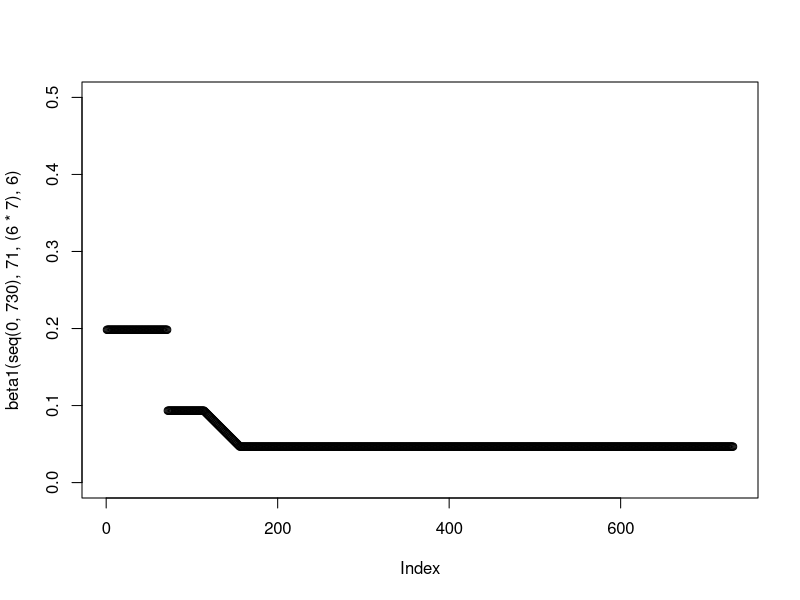
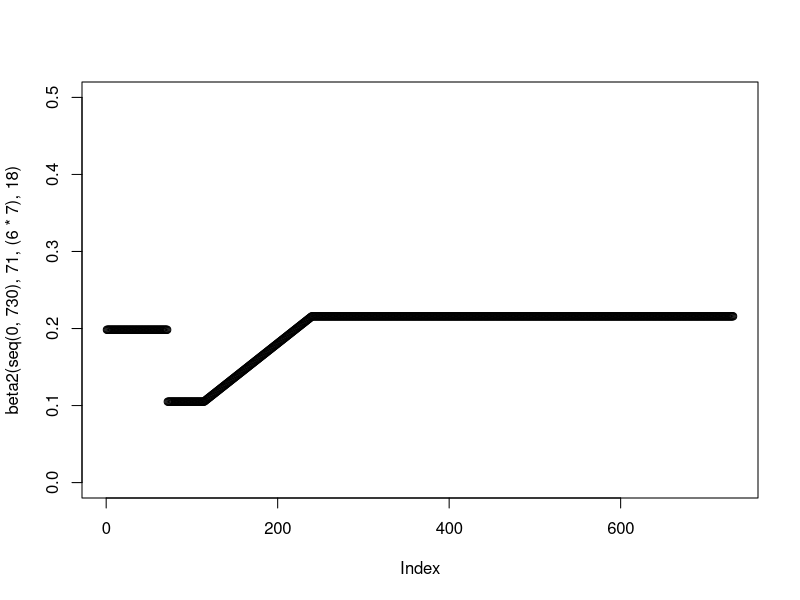
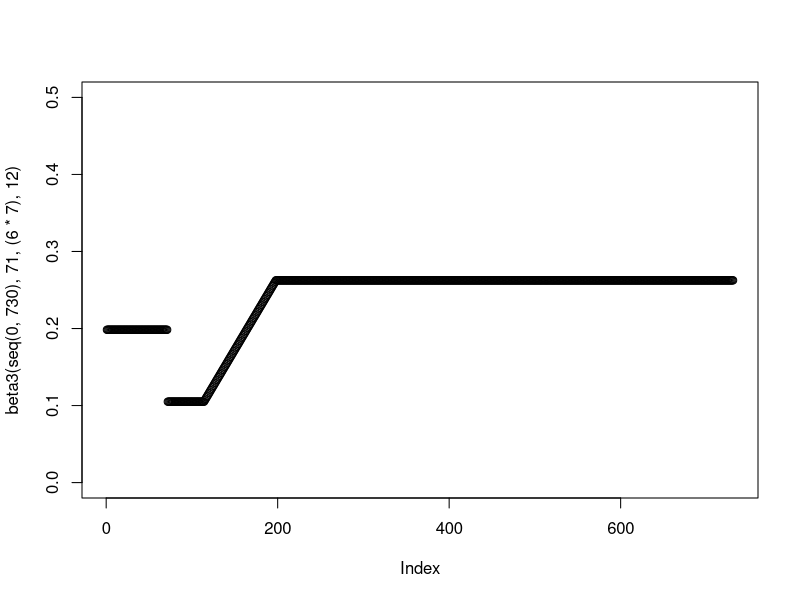
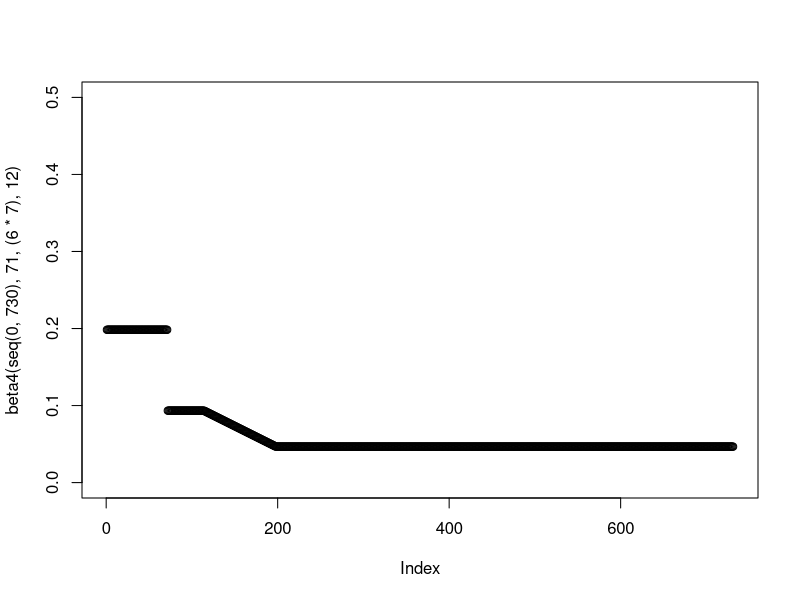

Here is the R script that generated these plots, in order:
setwd("C:/Users/amorg/Documents/PhD/nCoV Work/Figures/Enhanced Shielding/New") # This is where the plots Output
rm(list=ls())
library("deSolve"); library("ggplot2"); library("ggpubr"); library("reshape2"); library("Cairo")

#### Model Functions - Gen Time/ Betas/ODEs ####
#Function to calculate the Generation time (1/gamma) parameter
GenTime <- function(T2, R0) {
  G = T2 * ((R0-1)/log(2))
  return(G)
}

#Functions for the 4 Betas in the model - Plotting function visualises the beta(t) throughout the model run
beta1 <- function(time, tstart1, tdur, tdur2) {
  gamma <- 1/(GenTime(3.3,2.8))
  beta1_2 <- 0.4*(gamma)
  betalin <- approxfun(x=c(tstart1+tdur, tstart1+tdur+(tdur2*7)), y = c(0.8*(gamma), beta1_2), method="linear", rule  =2)
  ifelse((time >= tstart1 & time <= tstart1+tdur), 
         0.8*(gamma), #Phase 2
         ifelse((time >= tstart1+tdur & time <= tstart1+tdur+(tdur2*7)), 
                betalin(time), #Phase 3
                ifelse((time >= tstart1+tdur+(tdur2*7) & time <= 730),
                       beta1_2, #Phase 4
                       1.7*(gamma))))} #Phase 1

plot(beta1(seq(0,730), 71, (6*7), 6), ylim = c(0,0.5))

beta2 <- function(time, tstart1, tdur, tdur2) {
  gamma <- 1/(GenTime(3.3,2.8))
  beta1_2 <- 1.85*gamma
  betalin <- approxfun(x=c(tstart1+tdur, tstart1+tdur+(tdur2*7)), y = c(0.9*(gamma), beta1_2), method="linear", rule  =2)
  ifelse((time >= tstart1 & time <= tstart1+tdur), 
         0.9*(gamma), #Phase 2
         ifelse((time >= tstart1+tdur & time <= tstart1+tdur+(tdur2*7)),
                betalin(time), #Phase 3
                ifelse((time >= tstart1+tdur+(tdur2*7) & time <= 730),
                       beta1_2, #Phase 4
                       1.7*(gamma))))} #Phase 1

plot(beta2(seq(0,730), 71, (6*7), 18), ylim = c(0,0.5))

beta3 <- function(time, tstart1, tdur,tdur2) {
  gamma <- 1/(GenTime(3.3,2.8))
  beta1_2 <- 2.25*gamma 
  betalin <- approxfun(x=c(tstart1+tdur, tstart1+tdur+(tdur2*7)), y = c(0.9*(gamma), beta1_2), method="linear", rule  =2)
  ifelse((time >= tstart1 & time <= tstart1+tdur),
         0.9*(gamma), #Phase 2
         ifelse((time >= tstart1+tdur & time <= tstart1+tdur+(tdur2*7)),
                betalin(time), #Phase 3
                ifelse((time >= tstart1+tdur+(tdur2*7) & time <= 730),
                       beta1_2, #Phase 4
                       1.7*(gamma))))} #Phase 1

plot(beta3(seq(0,730), 71, (6*7), 12), ylim = c(0,0.5))

beta4 <- function(time,tstart1,tdur, tdur2) {
  gamma <- 1/(GenTime(3.3,2.8))
  beta1_2 <- 0.4*(gamma)
  betalin <- approxfun(x=c(tstart1+tdur, tstart1+tdur+(tdur2*7)), y = c(0.8*(gamma), beta1_2), method="linear", rule  =2)
  ifelse((time >= tstart1 & time <= tstart1+tdur), 
         0.8*(gamma), #Phase 2
         ifelse((time >= tstart1+tdur & time <= tstart1+tdur+(tdur2*7)), 
                betalin(time), #Phase 3
                ifelse((time >= tstart1+tdur+(tdur2*7) & time <= 730),
                       beta1_2, #Phase 4
                       1.7*(gamma))))} #Phase 1

plot(beta4(seq(0,730), 71, (6*7), 12), ylim = c(0,0.5))

#ODEs for the Enhanced Shielding Model - Remainder is split into 3 sub-groups
SIRS <- function(time, state, parameters) {
  with(as.list(c(state, parameters)), {
    beta1 <- beta1(time,tstart1,tdur,tdur2)
    beta2 <- beta2(time,tstart1,tdur,tdur2)
    beta3 <- beta3(time,tstart1,tdur,tdur2)
    beta4 <- beta4(time,tstart1,tdur,tdur2)
    
    dSv = - beta1*Iv*Sv - beta1*Is*Sv - beta4*Ir1*Sv - beta4*Ir2*Sv - beta4*Ir3*Sv + zeta*Rv
    dSs = - beta1*Iv*Ss - beta1*Is*Ss - beta2*Ir1*Ss - beta2*Ir2*Ss - beta2*Ir3*Ss + zeta*Rs
    dSr1 = - beta4*Iv*Sr1 - beta2*Is*Sr1 - beta3*Ir1*Sr1 - beta3*Ir2*Sr1 - beta3*Ir3*Sr1 + zeta*Rr1
    dSr2 = - beta4*Iv*Sr2 - beta2*Is*Sr2 - beta3*Ir1*Sr2 - beta3*Ir2*Sr2 - beta3*Ir3*Sr2 + zeta*Rr2
    dSr3 = - beta4*Iv*Sr3 - beta2*Is*Sr3 - beta3*Ir1*Sr3 - beta3*Ir2*Sr3 - beta3*Ir3*Sr3 + zeta*Rr3
    
    dIv = beta1*Iv*Sv + beta1*Is*Sv + beta4*Ir1*Sv + beta4*Ir2*Sv + beta4*Ir3*Sv - gamma*Iv
    dIs = beta1*Iv*Ss + beta1*Is*Ss + beta2*Ir1*Ss + beta2*Ir2*Ss + beta2*Ir3*Ss - gamma*Is
    dIr1 = beta4*Iv*Sr1 + beta2*Is*Sr1 + beta3*Ir1*Sr1 + beta3*Ir2*Sr1 + beta3*Ir3*Sr1 - gamma*Ir1
    dIr2 = beta4*Iv*Sr2 + beta2*Is*Sr2 + beta3*Ir1*Sr2 + beta3*Ir2*Sr2 + beta3*Ir3*Sr2 - gamma*Ir2
    dIr3 = beta4*Iv*Sr3 + beta2*Is*Sr3 + beta3*Ir1*Sr3 + beta3*Ir2*Sr3 + beta3*Ir3*Sr3 - gamma*Ir3
    
    dRv = gamma*Iv - zeta*Rv 
    dRs = gamma*Is - zeta*Rs
    dRr1 = gamma*Ir1 - zeta*Rr1
    dRr2 = gamma*Ir2 - zeta*Rr2
    dRr3 = gamma*Ir3 - zeta*Rr3

    return(list(c(dSv, dSs, dSr1, dSr2, dSr3,
                  dIv, dIs, dIr1, dIr2, dIr3,
                  dRv, dRs, dRr1, dRr2, dRr3)))
  })
}

#### Running the Model w/ Parameters ####

#Initial Conditions, Times, Parameters and Phase Timings 
init <- c(Sv = 0.2 - 0.0001*0.2, Ss = 0.2 - 0.0001*0.2, 
          Sr1 = 0.2 - 0.0001*0.2, Sr2 = 0.2 - 0.0001*0.2, Sr3 = 0.2 - 0.0001*0.2,
          
          Iv = 0.0001*0.2, Is = 0.0001*0.2, Ir1 = 0.0001*0.2, Ir2 = 0.0001*0.2, Ir3 = 0.0001*0.2,   
          Rv= 0, Rs = 0, Rr1 = 0, Rr2 = 0, Rr3 = 0)

times <- seq(0, 478, by = 1)

#### Altering the Duration of Phase 3 - 12/6/18 Weeks ####
#### 12 Weeks ####
#Parameters - TDUR is 12 Weeks 
parms = c(gamma = 1/(GenTime(3.3,2.8)), 
          zeta = 1/365,
          tstart1 = 71, 
          tdur = 6*7,
          tdur2 = 12) 

out1 <- data.frame(ode(y = init, func = SIRS, times = times, parms = parms))

#Altering the output dataframe so that N=1
out1$RemS <- out1$Sr1 + out1$Sr2 + out1$Sr3; out1$RemI <- out1$Ir1 + out1$Ir2 + out1$Ir3; out1$RemR <- out1$Rr1 + out1$Rr2 + out1$Rr3
out1$Sv <- out1$Sv/0.20; out1$Ss <- out1$Ss/0.20; out1$RemS <- out1$RemS/0.60
out1$Iv <- out1$Iv/0.20; out1$Is <- out1$Is/0.20; out1$RemI <- out1$RemI/0.60
out1$Rv <- out1$Rv/0.20; out1$Rs <- out1$Rs/0.20; out1$RemR <- out1$RemR/0.60
out1$Beta1 <- beta1(times, 71, (6*7), parms[[5]]*7)
out1$Beta2 <- beta2(times, 71, (6*7), parms[[5]]*7)
out1$Beta3 <- beta3(times, 71, (6*7), parms[[5]]*7)
out1$Beta4 <- beta4(times, 71, (6*7), parms[[5]]*7)

#Phases altered for the new TDUR = 12
phase1 <- data.frame(xmin=0, xmax=71, ymin=-Inf, ymax=Inf, name = "P1")
phase2 <- data.frame(xmin=71, xmax=71+(6*7), ymin=-Inf, ymax=Inf, name = "P2")
phase3 <- data.frame(xmin=71+(6*7), xmax=71+(6*7)+parms[[5]]*7, ymin=-Inf, ymax=Inf, name = "P3")
phase4 <- data.frame(xmin=71+(6*7)+parms[[5]]*7, xmax=Inf, ymin=-Inf, ymax=Inf, name = "P4")

#Naming the Output Columns
colnames(out1) <- c("Time", "Suscv", "Suscs", "Suscr1", "Suscr2","Suscr3", 
                    "Infected_Iv", "Infected_Is", "Infected_Ir1", "Infected_Ir2", "Infected_Ir3", 
                    "Recovv", "Recovs", "Recovr1", "Recovr2", "Recovr2",
                    "RemSusc", "RemInf", "RemRecov",
                    "Beta_1", "Beta_2", "Beta_3", "Beta_4")

#Input for ggplot
statsinfecv <- melt(out1, id.vars = c("Time"), measure.vars = c("Infected_Iv", "Infected_Is", "RemInf"))
statsinfecv$variable <- factor(statsinfecv$variable, levels=rev(levels(statsinfecv$variable)))

#Plotting
pinf12 <- ggplot(data = statsinfecv, aes(x = (Time), y = value, col = variable))  + theme_bw() +
  labs(x ="Time (Days)", y = "Proportion Infected") + scale_y_continuous(limits = c(0,0.07), expand = c(0,0)) +
  theme(legend.position = "none", legend.title = element_blank(), legend.text=element_text(size=14),  axis.text=element_text(size=14),
        axis.title.y=element_text(size=14),axis.title.x = element_blank(), 
        legend.spacing.x = unit(0.3, 'cm'), plot.margin=unit(c(0.7,0.7,0.8,0.8),"cm")) + scale_x_continuous(expand = c(0, 0)) + 
  scale_color_manual(values=c('blue','darkgreen','red'), labels= c("General", "Shielders", "Vulnerable")) +
  geom_rect(data=phase2, aes(xmin=xmin, xmax=xmax, ymin=ymin, ymax=ymax), fill="grey", alpha=0.5, inherit.aes = FALSE) +
  geom_rect(data=phase3, aes(xmin=xmin, xmax=xmax, ymin=ymin, ymax=ymax), fill="grey", alpha=0.35, inherit.aes = FALSE) +
  geom_rect(data=phase4, aes(xmin=xmin, xmax=xmax, ymin=ymin, ymax=ymax), fill="grey", alpha=0.5, inherit.aes = FALSE) +
  geom_text(data = phase1, aes(x = xmin, y = 0.06, label = name),inherit.aes = FALSE, size = 8, vjust = 0, hjust = 0, nudge_x = 25) +
  geom_text(data = phase2, aes(x = xmin, y = 0.06, label = name),inherit.aes = FALSE, size = 8, vjust = 0, hjust = 0, nudge_x = 8) +
  geom_text(data = phase3, aes(x = xmin, y = 0.06, label = name),inherit.aes = FALSE, size = 8, vjust = 0, hjust = 0, nudge_x = 30) +
  geom_text(data = phase4, aes(x = xmin, y = 0.06, label = name),inherit.aes = FALSE, size = 8, vjust = 0, hjust = 0, nudge_x = 125) +
  geom_line(size = 1.02, stat = "identity")

#### 6 ####
#Parameters - TDUR is 6 Weeks 
parms = c(gamma = 1/(GenTime(3.3,2.8)), 
          zeta = 1/365,
          tstart1 = 71, 
          tdur = 6*7,
          tdur2 = 6) 

out1 <- data.frame(ode(y = init, func = SIRS, times = times, parms = parms))

#Altering the output dataframe so that N = 1
out1$RemS <- out1$Sr1 + out1$Sr2 + out1$Sr3; out1$RemI <- out1$Ir1 + out1$Ir2 + out1$Ir3; out1$RemR <- out1$Rr1 + out1$Rr2 + out1$Rr3
out1$Sv <- out1$Sv/0.20; out1$Ss <- out1$Ss/0.20; out1$RemS <- out1$RemS/0.60
out1$Iv <- out1$Iv/0.20; out1$Is <- out1$Is/0.20; out1$RemI <- out1$RemI/0.60
out1$Rv <- out1$Rv/0.20; out1$Rs <- out1$Rs/0.20; out1$RemR <- out1$RemR/0.60
out1$Beta1 <- beta1(times, 71, (6*7), parms[[5]]*7)
out1$Beta2 <- beta2(times, 71, (6*7), parms[[5]]*7)
out1$Beta3 <- beta3(times, 71, (6*7), parms[[5]]*7)
out1$Beta4 <- beta4(times, 71, (6*7), parms[[5]]*7)

#Phases altered for the new TDUR = 6
phase1 <- data.frame(xmin=0, xmax=71, ymin=-Inf, ymax=Inf, name = "P1")
phase2 <- data.frame(xmin=71, xmax=71+(6*7), ymin=-Inf, ymax=Inf, name = "P2")
phase3 <- data.frame(xmin=71+(6*7), xmax=71+(6*7)+parms[[5]]*7, ymin=-Inf, ymax=Inf, name = "P3")
phase4 <- data.frame(xmin=71+(6*7)+ parms[[5]]*7, xmax=Inf, ymin=-Inf, ymax=Inf, name = "P4")

#Naming the Output Columns
colnames(out1) <- c("Time", "Suscv", "Suscs", "Suscr1", "Suscr2","Suscr3", 
                    "Infected_Iv", "Infected_Is", "Infected_Ir1", "Infected_Ir2", "Infected_Ir3", 
                    "Recovv", "Recovs", "Recovr1", "Recovr2", "Recovr2",
                    "RemSusc", "RemInf", "RemRecov",
                    "Beta_1", "Beta_2", "Beta_3", "Beta_4")

#Input for ggplot
statsinfecv <- melt(out1, id.vars = c("Time"), measure.vars = c("Infected_Iv", "Infected_Is", "RemInf"))
statsinfecv$variable <- factor(statsinfecv$variable, levels=rev(levels(statsinfecv$variable)))

#Plotting
pinf6 <- ggplot(data = statsinfecv, aes(x = (Time), y = value, col = variable))  + theme_bw() +
  labs(x ="Time (Days)", y = "Proportion Infected") + scale_y_continuous(limits = c(0,0.07), expand = c(0,0)) +
  theme(legend.position = "none", legend.title = element_blank(), legend.text=element_text(size=14),  axis.text=element_text(size=14),
        axis.title.y=element_text(size=14),axis.title.x = element_blank(), 
        legend.spacing.x = unit(0.3, 'cm'), plot.margin=unit(c(0.7,0.7,0.8,0.8),"cm")) + scale_x_continuous(expand = c(0, 0)) + 
  scale_color_manual(values=c('blue','darkgreen','red'), labels= c("General", "Shielders", "Vulnerable")) +
  geom_rect(data=phase2, aes(xmin=xmin, xmax=xmax, ymin=ymin, ymax=ymax), fill="grey", alpha=0.5, inherit.aes = FALSE) +
  geom_rect(data=phase3, aes(xmin=xmin, xmax=xmax, ymin=ymin, ymax=ymax), fill="grey", alpha=0.35, inherit.aes = FALSE) +
  geom_rect(data=phase4, aes(xmin=xmin, xmax=xmax, ymin=ymin, ymax=ymax), fill="grey", alpha=0.5, inherit.aes = FALSE) +
  geom_text(data = phase1, aes(x = xmin, y = 0.06, label = name),inherit.aes = FALSE, size = 8, vjust = 0, hjust = 0, nudge_x = 25) +
  geom_text(data = phase2, aes(x = xmin, y = 0.06, label = name),inherit.aes = FALSE, size = 8, vjust = 0, hjust = 0, nudge_x = 8) +
  geom_text(data = phase3, aes(x = xmin, y = 0.06, label = name),inherit.aes = FALSE, size = 8, vjust = 0, hjust = 0, nudge_x = 8) +
  geom_text(data = phase4, aes(x = xmin, y = 0.06, label = name),inherit.aes = FALSE, size = 8, vjust = 0, hjust = 0, nudge_x = 140) +
  geom_line(size = 1.02, stat = "identity")

#### 18 ####
#Parameters - TDUR is 18 Weeks 
parms = c(gamma = 1/(GenTime(3.3,2.8)), 
          zeta = 1/365,
          tstart1 = 71, 
          tdur = 6*7,
          tdur2 = 18) 

out1 <- data.frame(ode(y = init, func = SIRS, times = times, parms = parms))

#Altering the output dataframe so that N=1
out1$RemS <- out1$Sr1 + out1$Sr2 + out1$Sr3; out1$RemI <- out1$Ir1 + out1$Ir2 + out1$Ir3; out1$RemR <- out1$Rr1 + out1$Rr2 + out1$Rr3
out1$Sv <- out1$Sv/0.20; out1$Ss <- out1$Ss/0.20; out1$RemS <- out1$RemS/0.60
out1$Iv <- out1$Iv/0.20; out1$Is <- out1$Is/0.20; out1$RemI <- out1$RemI/0.60
out1$Rv <- out1$Rv/0.20; out1$Rs <- out1$Rs/0.20; out1$RemR <- out1$RemR/0.60
out1$Beta1 <- beta1(times, 71, (6*7), parms[[5]]*7)
out1$Beta2 <- beta2(times, 71, (6*7), parms[[5]]*7)
out1$Beta3 <- beta3(times, 71, (6*7), parms[[5]]*7)
out1$Beta4 <- beta4(times, 71, (6*7), parms[[5]]*7)

#Phases altered for the new TDUR = 18
phase1 <- data.frame(xmin=0, xmax=71, ymin=-Inf, ymax=Inf, name = "P1")
phase2 <- data.frame(xmin=71, xmax=71+(6*7), ymin=-Inf, ymax=Inf, name = "P2")
phase3 <- data.frame(xmin=71+(6*7), xmax=71+(6*7)+parms[[5]]*7, ymin=-Inf, ymax=Inf, name = "P3")
phase4 <- data.frame(xmin=71+(6*7)+ parms[[5]]*7, xmax=Inf, ymin=-Inf, ymax=Inf, name = "P4")

#Naming the Output Columns
colnames(out1) <- c("Time", "Suscv", "Suscs", "Suscr1", "Suscr2","Suscr3", 
                    "Infected_Iv", "Infected_Is", "Infected_Ir1", "Infected_Ir2", "Infected_Ir3", 
                    "Recovv", "Recovs", "Recovr1", "Recovr2", "Recovr2",
                    "RemSusc", "RemInf", "RemRecov",
                    "Beta_1", "Beta_2", "Beta_3", "Beta_4")

#Input for ggplot
statsinfecv <- melt(out1, id.vars = c("Time"), measure.vars = c("Infected_Iv", "Infected_Is", "RemInf"))
statsinfecv$variable <- factor(statsinfecv$variable, levels=rev(levels(statsinfecv$variable)))

#Plotting
pinf18 <- ggplot(data = statsinfecv, aes(x = (Time), y = value, col = variable))  + theme_bw() +
  labs(x ="Time (Days)", y = "Proportion Infected") + scale_y_continuous(limits = c(0,0.07), expand = c(0,0)) +
  theme(legend.position = "none", legend.title = element_blank(), legend.text=element_text(size=14),  axis.text=element_text(size=14),
        axis.title.y=element_text(size=14),axis.title.x = element_text(size=14), 
        legend.spacing.x = unit(0.3, 'cm'), plot.margin=unit(c(0.7,0.7,0.8,0.8),"cm")) + scale_x_continuous(expand = c(0, 0)) + 
  scale_color_manual(values=c('blue','darkgreen','red'), labels= c("General", "Shielders", "Vulnerable")) +
  geom_rect(data=phase2, aes(xmin=xmin, xmax=xmax, ymin=ymin, ymax=ymax), fill="grey", alpha=0.5, inherit.aes = FALSE) +
  geom_rect(data=phase3, aes(xmin=xmin, xmax=xmax, ymin=ymin, ymax=ymax), fill="grey", alpha=0.35, inherit.aes = FALSE) +
  geom_rect(data=phase4, aes(xmin=xmin, xmax=xmax, ymin=ymin, ymax=ymax), fill="grey", alpha=0.5, inherit.aes = FALSE) +
  geom_text(data = phase1, aes(x = xmin, y = 0.06, label = name),inherit.aes = FALSE, size = 8, vjust = 0, hjust = 0, nudge_x = 25) +
  geom_text(data = phase2, aes(x = xmin, y = 0.06, label = name),inherit.aes = FALSE, size = 8, vjust = 0, hjust = 0, nudge_x = 8) +
  geom_text(data = phase3, aes(x = xmin, y = 0.06, label = name),inherit.aes = FALSE, size = 8, vjust = 0, hjust = 0, nudge_x = 50) +
  geom_text(data = phase4, aes(x = xmin, y = 0.06, label = name),inherit.aes = FALSE, size = 8, vjust = 0, hjust = 0, nudge_x = 100) +
  geom_line(size = 1.02, stat = "identity")

#### Plotting ####

#GGARRANGE
p1 <- ggarrange(pinf6, NULL, pinf12, NULL, pinf18, nrow = 5, ncol = 1, align = "v", 
                heights = c(0.5, -0.03, 0.5, -0.03, 0.55), 
                labels = c("A","", "B","", "C"), font.label = c(size = 20), common.legend = TRUE, legend = "bottom" )

#Anti-Aliasing in Plots - Can Ignore 
ggsave(p1, filename = "FigS3.png", dpi = 300, type = "cairo",
       width = 8.5, height = 11, units = "in")
